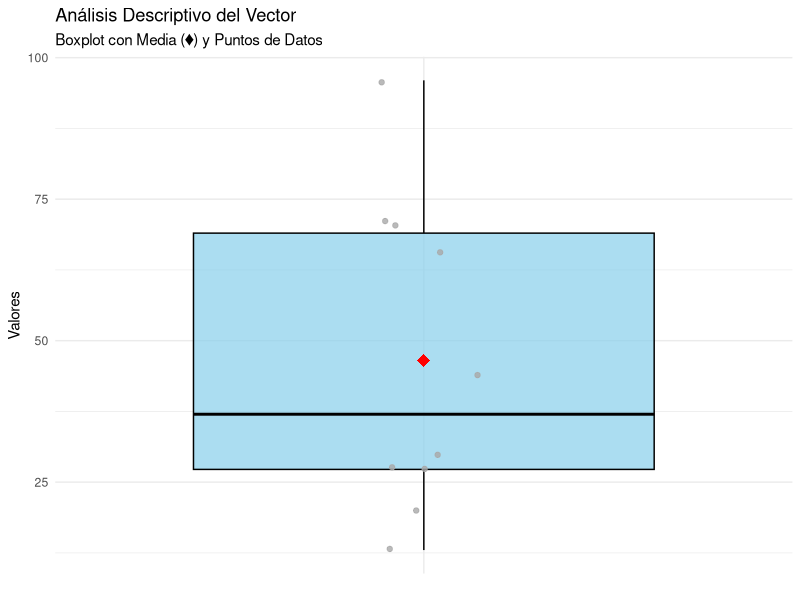

Recreate this plot in R.
# Soluciones para las tareas de estadística descriptiva y muestreo.
# Creado por: Miguel Angel Macias Narvaez

# ---------------------------------------------------------------
# Librerías Requeridas
# ---------------------------------------------------------------
# install.packages("ggplot2") # Ejecutar solo la primera vez
library(ggplot2)

# ---------------------------------------------------------------
# Tarea 1: Análisis estadístico de un vector
# ---------------------------------------------------------------

#' Analiza un vector numérico y devuelve estadísticas básicas.
#'
#' @param input_vector Vector entero a analizar.
#' @return Una lista que contiene media, mediana, moda, varianza y desviación estándar muestral.
analyze_vector <- function(input_vector) {
  # Media
  mean_val <- mean(input_vector)
  # Mediana
  median_val <- median(input_vector)
  # Moda (valor con la frecuencia más alta)
  freq_table <- table(input_vector)
  # En caso de que todos los números sean únicos, devuelve el primero.
  mode_val <- as.numeric(names(freq_table)[which.max(freq_table)])
  # Varianza muestral
  variance_val <- var(input_vector)
  # Desviación estándar muestral
  sd_val <- sd(input_vector)
  # Devolver resultados en una lista
  return(list(
    mean = mean_val,
    median = median_val,
    mode = mode_val,
    variance = variance_val,
    sd = sd_val
  ))
}

# --- Ejecución Tarea 1 ---
# Generar un vector aleatorio de tamaño 10
my_vector <- sample(1:100, 10, replace = TRUE)
cat("Vector generado aleatoriamente:", my_vector, "\n")

# Analizar el vector e imprimir resultados
analysis_results <- analyze_vector(my_vector)
print(analysis_results)

# Generar un diagrama de caja con ggplot2 y mostrarlo
print(
  ggplot(data.frame(valores = my_vector), aes(x = "", y = valores)) +
    geom_boxplot(fill = "skyblue", color = "black", alpha = 0.7) +
    geom_jitter(color = "darkgray", width = 0.1, alpha = 0.8) +
    stat_summary(
      fun = mean,
      geom = "point",
      shape = 18,
      size = 4,
      color = "red"
    ) +
    labs(
      title = "Análisis Descriptivo del Vector",
      subtitle = "Boxplot con Media (♦) y Puntos de Datos",
      y = "Valores",
      x = NULL
    ) +
    theme_minimal()
)


# ---------------------------------------------------------------
# Tarea 2: Cálculo del tamaño de la muestra
# ---------------------------------------------------------------

#' Calcula el tamaño de muestra usando la fórmula para poblaciones finitas.
#'
#' @param Z Puntaje Z correspondiente al nivel de confianza deseado.
#' @param p Proporción de la población con el atributo.
#' @param q Proporción de la población sin el atributo (1 - p).
#' @param N Tamaño de la población.
#' @param e Error máximo de estimación permitido.
#' @return Tamaño de muestra requerido n.
calculate_sample_size <- function(Z, p, q, N, e) {
  numerator <- Z^2 * N * p * q
  denominator <- e^2 * (N - 1) + Z^2 * p * q
  n <- numerator / denominator
  return(n)
}

# --- Ejecución Tarea 2 ---
# Calcular el tamaño de la muestra con los parámetros proporcionados
n_result <-
  calculate_sample_size(Z = 1.96,
                        p = 0.95,
                        q = 0.05,
                        N = 1068,
                        e = 0.10)
print(paste("Tamaño de muestra n:", n_result))

# ---------------------------------------------------------------
# Tarea 3: Cálculo de probabilidades
# ---------------------------------------------------------------

# Dado que P(A ∩ B) = 0.18 y P(A ∩ B^c) = 0.22, encontrar P(A).
# La probabilidad total del evento A se obtiene como:
# P(A) = P(A ∩ B) + P(A ∩ B^c)
# Por lo tanto, P(A) = 0.18 + 0.22 = 0.40

# --- Ejecución Tarea 3 ---
# Calcular y mostrar P(A) usando R
prob_A_B <- 0.18
prob_A_notB <- 0.22
prob_A <- prob_A_B + prob_A_notB
print(paste("P(A) =", prob_A))